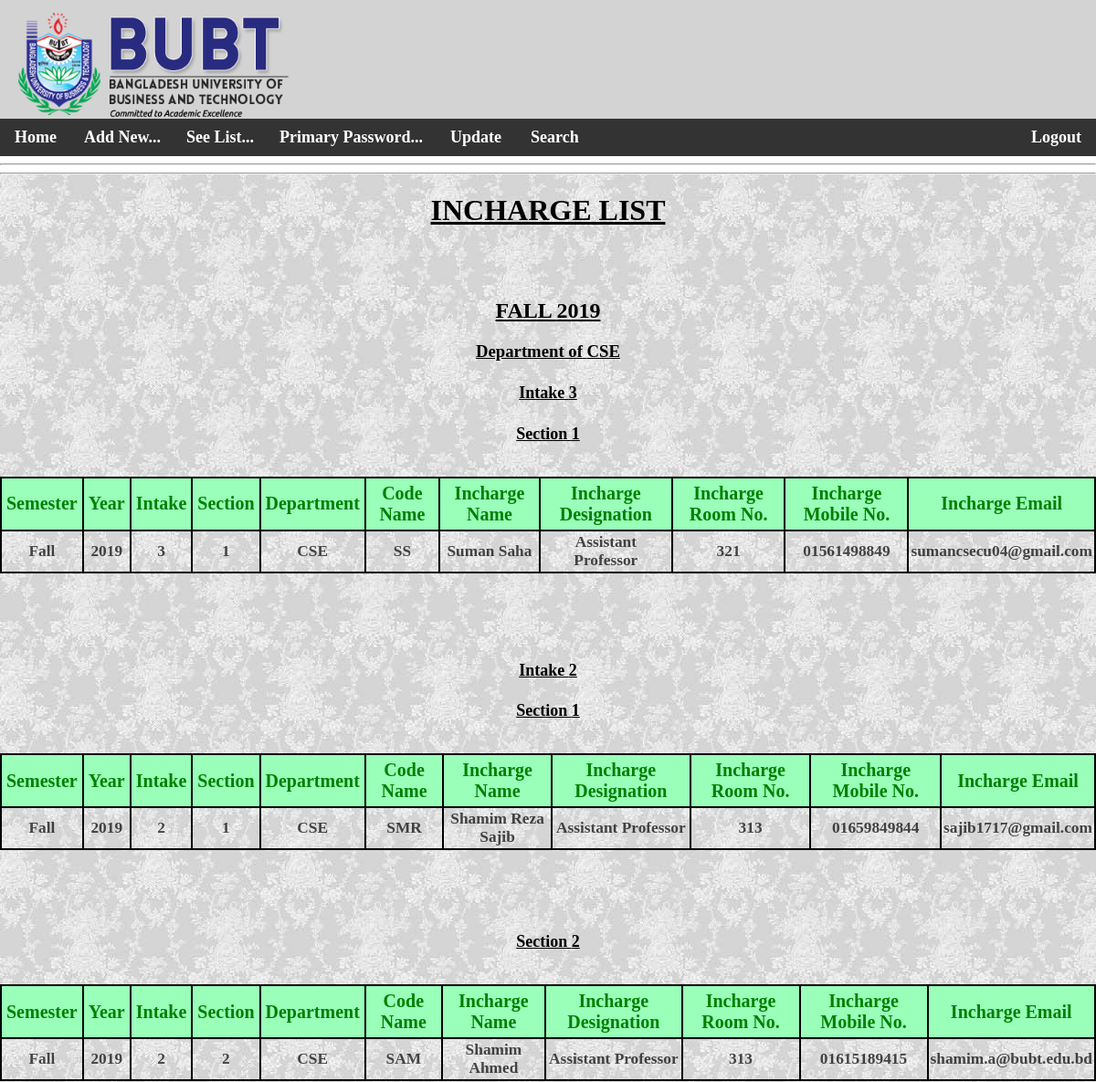
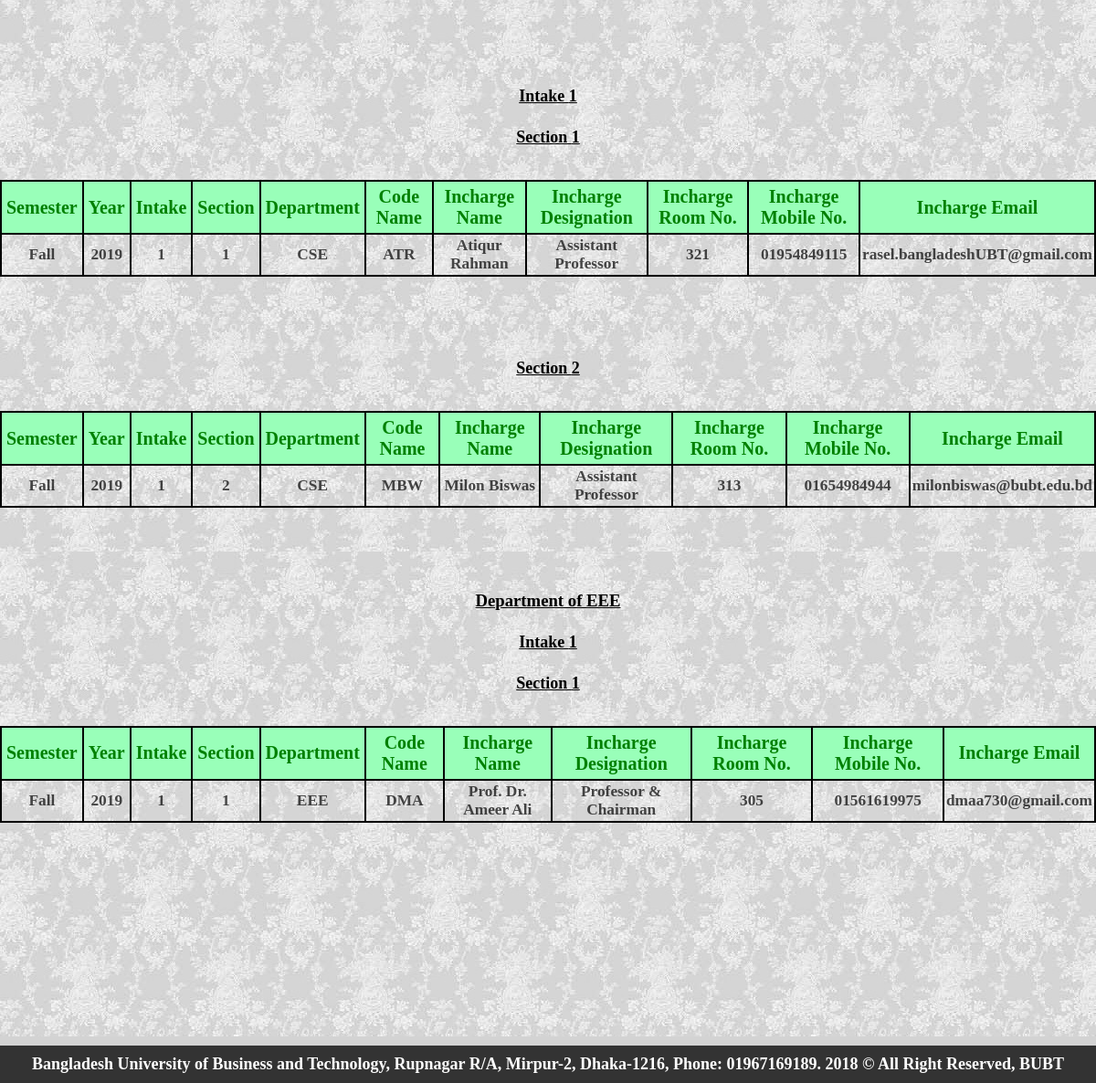
Screenshot of /incharge_list.php (signed in) with the database file from the repository (2 pictures, top to bottom).
### tables this page shows
CREATE TABLE `incharge` (
  `id` int(100) NOT NULL,
  `semester` varchar(255) NOT NULL,
  `year` int(100) NOT NULL,
  `code_name` varchar(255) NOT NULL,
  `intake` int(10) NOT NULL,
  `section` int(10) NOT NULL,
  `department` varchar(100) NOT NULL
);

CREATE TABLE `teacher` (
  `id` int(11) NOT NULL,
  `t_name` varchar(255) NOT NULL,
  `code_name` varchar(255) NOT NULL,
  `gender` varchar(255) NOT NULL,
  `email` varchar(255) NOT NULL,
  `mobile` varchar(100) NOT NULL,
  `room` int(100) NOT NULL,
  `designation` varchar(100) NOT NULL,
  `department` varchar(255) NOT NULL,
  `password` varchar(255) NOT NULL,
  `image` varchar(255) DEFAULT NULL
);

### incharge_list.php (the view, shortened to what this page needs)
<!DOCTYPE>
<html>
<head>
</head>
<body>
<?php
include "admin_header.php";
?>
<div class="bg-img">
<hr>
<h1 align="center"><u><B>INCHARGE LIST</b></u></h1>
<?php
$conn= mysqli_connect("localhost", "root", "", "course_list");
$sql4= "select DISTINCT semester,year from incharge ORDER BY year DESC,semester DESC,department ASC,intake DESC, section ASC";
$result4 =$conn-> query($sql4);
if($result4-> num_rows > 0){
while ($row4 = $result4-> fetch_assoc()){
$semester=$row4["semester"];
$year=$row4["year"];
?>
<br><br>
<h2 align="center"><u><B><?php echo strtoupper($row4['semester'])?> <?php echo $row4['year']?></b></u></h2>
<?php
$sql2= "select DISTINCT department from incharge WHERE semester='$semester' AND year='$year' ORDER BY year DESC,semester DESC,department ASC,intake DESC, section ASC";
$result2 =$conn-> query($sql2);
if($result2-> num_rows > 0){
while ($row2 = $result2-> fetch_assoc()){
$department=$row2["department"];
?>
<h3 align="center"><u><B>Department of <?php echo strtoupper($row2['department']); ?></b></u></h3>
<?php
$sql1= "select DISTINCT intake from incharge WHERE semester='$semester' AND year='$year' AND department='$department' ORDER BY year DESC,semester DESC,department ASC,intake DESC, section ASC";
$result1 =$conn-> query($sql1);
if($result1-> num_rows > 0){
while ($row1 = $result1-> fetch_assoc()){
$intake=$row1["intake"];
?>
<h4 align="center" style="font-size:18px;"><u><B>Intake <?php echo $row1['intake']; ?></b></u></h4>
<?php
$sql3= "select DISTINCT section from incharge WHERE semester='$semester' AND year='$year' AND department='$department' AND intake='$intake' ORDER BY year DESC,semester DESC,department ASC,intake DESC, section ASC";
$result3 =$conn-> query($sql3);
if($result3-> num_rows > 0){
while ($row3 = $result3-> fetch_assoc()){
$section=$row3["section"];
?>
<p align="center"style="font-size:18px;"><u><B>Section <?php echo $row3['section']; ?></b></u></p>
<br>
<table style="float:center; width:100%; padding-left:440px">
<tr>
<th bgcolor=#99ffb9>Semester</th>
<th bgcolor=#99ffb9>Year</th>
<th bgcolor=#99ffb9>Intake</th>
<th bgcolor=#99ffb9>Section</th>
<th bgcolor=#99ffb9>Department</th>
<th bgcolor=#99ffb9>Code Name</th>
<th bgcolor=#99ffb9>Incharge Name</th>
<th bgcolor=#99ffb9>Incharge Designation</th>
<th bgcolor=#99ffb9>Incharge Room No.</th>
<th bgcolor=#99ffb9>Incharge Mobile No.</th>
<th bgcolor=#99ffb9>Incharge Email</th>
</tr>
<?php
$sql5= "select semester,year,code_name,intake,section,department,id from incharge WHERE semester='$semester' AND year='$year' AND department='$department' AND intake='$intake' AND section='$section' ORDER BY year DESC,semester DESC,department ASC,intake DESC, section ASC";
$result5 = $conn-> query($sql5);
if($result5-> num_rows > 0){
while ($row5 = $result5-> fetch_assoc()){
echo "<tr><td>". $row5["semester"] ."</td><td>". $row5["year"] ."</td><td>". $row5["intake"] ."</td><td>". $row5["section"] ."</td><td>". $row5["department"] ."</td><td>". $row5["code_name"] ."</td>";
$code_name=$row5["code_name"];
$sql6 = "select code_name,t_name,designation,room,mobile,email from teacher WHERE code_name='$code_name'";
$result6 = $conn-> query($sql6);
if($result6-> num_rows > 0){
while ($row6 = $result6-> fetch_assoc()){
echo "<td>". $row6["t_name"] ."</td><td>". $row6["designation"] ."</td><td>". $row6["room"] ."</td><td>". $row6["mobile"] ."</td><td>". $row6["email"] ."</td></tr>";
}}
}
echo "</table>";
?>
<br><br><br><br>
<?php
}}}}}}}
else{
echo "0 result";}
}}
?>
<br><br><br><br><br><br><br><br><br>
</div>
<div class="footer">
  <ul><b>
  <li3><a>Bangladesh University of Business and Technology, Rupnagar R/A, Mirpur-2, Dhaka-1216, Phone: 01967169189. 2018 &#169; All Right Reserved, BUBT</a></li3>
</ul>
</div>
</body>
</html>

### style13.php (style rules this page uses)
body { margin: 0; padding:0; height:100% background-image:url("images/wall8.jpg"); background-size: cover; font-family: cambria math; }
.footer { padding: 10px 16px; color:black; background:lightgray; font-size:18px; }
table { //border: 1px solid black; border-collapse: collapse; padding-left:440px; }
th { border: 2px solid black; padding: 5px; text-align: center; color:green; font-size: 20px; }
td { border: 2px solid black; padding: 02px; text-align: center; font-weight:bold; font-size: 13pt; opacity: 0.7; }
ul { list-style-type: none; margin-top: 0px; margin-bottom: -10px; margin-right: -16px; margin-left: -16px; padding: 0px; overflow: hidden; background-color: #333; }
li3 { float: center; }
li3 a { display: block; color: white; text-align: center; padding: 10px 16px; text-decoration: none; }
* { box-sizing: border-box; }
.bg-img { background-image: url("images/wall8.jpg"); min-height: 300px; //background-position: center; background-repeat: repeat; position: relative; }

### rows the page displays
incharge: section "1", semester "Fall", year "2019", intake "3", department "CSE", code_name "SS"
teacher: t_name "Suman Saha", designation "Assistant Professor", room "321", mobile "01561498849", email "sumancsecu04@gmail.com"
incharge: section "1", semester "Fall", year "2019", intake "2", department "CSE", code_name "SMR"
teacher: t_name "Shamim Reza Sajib", designation "Assistant Professor", room "313", mobile "01659849844", email "sajib1717@gmail.com"
incharge: section "2", semester "Fall", year "2019", intake "2", department "CSE", code_name "SAM"
teacher: t_name "Shamim Ahmed", designation "Assistant Professor", room "313", mobile "01615189415", email "shamim.a@bubt.edu.bd"
incharge: section "1", semester "Fall", year "2019", intake "1", department "CSE", code_name "ATR"
teacher: t_name "Atiqur Rahman", designation "Assistant Professor", room "321", mobile "01954849115", email "rasel.bangladeshUBT@gmail.com"
incharge: section "2", semester "Fall", year "2019", intake "1", department "CSE", code_name "MBW"
teacher: t_name "Milon Biswas", designation "Assistant Professor", room "313", mobile "01654984944", email "milonbiswas@bubt.edu.bd"
incharge: section "1", semester "Fall", year "2019", intake "1", department "EEE", code_name "DMA"
teacher: t_name "Prof. Dr. Ameer Ali", designation "Professor & Chairman", room "305", mobile "01561619975", email "dmaa730@gmail.com"

### other values shown
$row4['semester'] "FALL"
$row4['year'] "2019"
$row2['department'] "CSE"
$row1['intake'] "3"
$row1['intake'] "2"
$row1['intake'] "1"
$row2['department'] "EEE"
